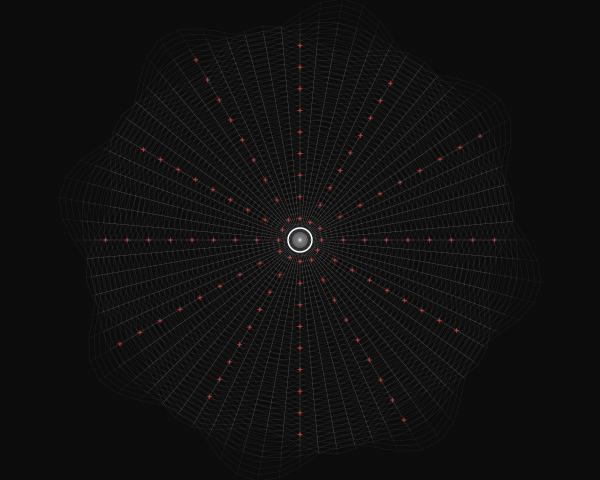

This chart was generated by the following Python code:
import cairo
import math
import random

# Setup
width, height = 600, 480
surface = cairo.ImageSurface(cairo.FORMAT_ARGB32, width, height)
ctx = cairo.Context(surface)

# Background - Deep Charcoal for a Swiss-Brutalist base
ctx.set_source_rgb(0.05, 0.05, 0.05)
ctx.paint()

# Configuration
center_x, center_y = width / 2, height / 2
max_radius = min(width, height) * 0.45
layers = 3
ring_count = 40
spoke_count = 72

def get_polar_pos(r, theta, distortion_factor=0.0):
    """
    Calculates a polar-to-cartesian coordinate with a radial distortion 
    based on the angular position (Swiss-grid-to-organic-form).
    """
    # Radial distortion: creates a pulsing, rhythmic expansion
    # The distortion uses a harmonic of the angle to create 'waves' in the grid
    distorted_r = r * (1 + distortion_factor * math.sin(theta * 8))
    x = center_x + distorted_r * math.cos(theta)
    y = center_y + distorted_r * math.sin(theta)
    return x, y

def draw_structural_grid(ctx, r_step, theta_step, distortion, color, line_width, alpha):
    """Draws a distorted radial grid representing the systematic infrastructure."""
    ctx.set_line_width(line_width)
    r, g, b = color
    ctx.set_source_rgba(r, g, b, alpha)
    
    # Draw Rings (Concentric Circles)
    for i in range(1, ring_count + 1):
        radius = i * r_step
        ctx.new_path()
        for j in range(spoke_count + 1):
            angle = j * (2 * math.pi / spoke_count)
            x, y = get_polar_pos(radius, angle, distortion)
            if j == 0:
                ctx.move_to(x, y)
            else:
                ctx.line_to(x, y)
        ctx.stroke()

    # Draw Spokes (Radial Lines)
    for j in range(spoke_count):
        angle = j * (2 * math.pi / spoke_count)
        ctx.new_path()
        for i in range(ring_count + 1):
            radius = i * r_step
            x, y = get_polar_pos(radius, angle, distortion)
            if i == 0:
                ctx.move_to(x, y)
            else:
                ctx.line_to(x, y)
        ctx.stroke()

def draw_nodes(ctx, r_step, theta_step, distortion):
    """Places glyph-like nodes at intersections to highlight the 'node-to-many' connectivity."""
    for i in range(4, ring_count, 4):
        radius = i * r_step
        for j in range(0, spoke_count, 6):
            angle = j * (2 * math.pi / spoke_count)
            x, y = get_polar_pos(radius, angle, distortion)
            
            # Draw a 'Swiss Cross' node
            size = 2.5
            ctx.set_source_rgba(1.0, 0.2, 0.2, 0.8) # High contrast Red accent
            ctx.set_line_width(0.7)
            ctx.move_to(x - size, y)
            ctx.line_to(x + size, y)
            ctx.move_to(x, y - size)
            ctx.line_to(x, y + size)
            ctx.stroke()
            
            # Subtle node shadow/glow
            ctx.set_source_rgba(1, 1, 1, 0.1)
            ctx.arc(x, y, 1.5, 0, 2 * math.pi)
            ctx.fill()

# --- Execution ---

# 1. Base Layer: Static, rigid grid (Low distortion)
# This acts as the mathematical anchor of the composition
draw_structural_grid(
    ctx, 
    r_step=max_radius/ring_count, 
    theta_step=2*math.pi/spoke_count, 
    distortion=0.02, 
    color=(0.3, 0.3, 0.3), 
    line_width=0.4, 
    alpha=0.4
)

# 2. Emergent Layer: Interplay of two distorted grids (The Moire Layer)
# This creates optical texture and 'shrouds' of geometry
draw_structural_grid(
    ctx, 
    r_step=(max_radius/ring_count) * 1.05, 
    theta_step=2*math.pi/spoke_count, 
    distortion=0.08, 
    color=(0.8, 0.8, 0.8), 
    line_width=0.2, 
    alpha=0.2
)

draw_structural_grid(
    ctx, 
    r_step=(max_radius/ring_count) * 0.95, 
    theta_step=2*math.pi/spoke_count, 
    distortion=-0.06, 
    color=(0.9, 0.9, 1.0), 
    line_width=0.15, 
    alpha=0.3
)

# 3. Connectivity Layer: Node highlights
# Using the distortion from the second layer for alignment
draw_nodes(ctx, max_radius/ring_count, 2*math.pi/spoke_count, 0.08)

# 4. Focal Element: The Seed
# A high-contrast central core following Swiss hierarchy
ctx.set_source_rgba(1, 1, 1, 1)
ctx.set_line_width(1.5)
ctx.arc(center_x, center_y, 12, 0, 2 * math.pi)
ctx.stroke()
ctx.set_source_rgba(1, 1, 1, 0.2)
ctx.arc(center_x, center_y, 8, 0, 2 * math.pi)
ctx.fill()

# Final texture: Subtle noise-like grain (simulated with random dashes)
ctx.set_source_rgba(1, 1, 1, 0.03)
for _ in range(1000):
    tx = random.uniform(0, width)
    ty = random.uniform(0, height)
    ctx.rectangle(tx, ty, 0.5, 0.5)
    ctx.fill()

# IMPORTANT: No write_to_png call as per instructions
